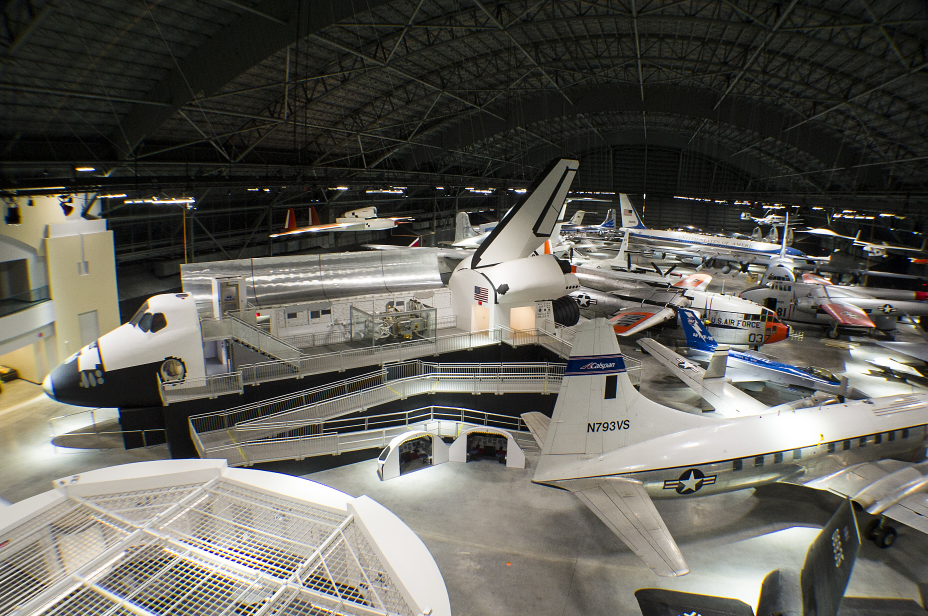
#> input picture usaf_gallery.jpg, 2784 x 1848 px, found by its file name (shown at 1/3 size)
$ python build_v7_perfect_keyframes.py
#> lines starting #> are read from the running program, lines starting #| are printed output that depends on the picture; after the words box and inside, x2 and y2 are one past the last pixel; in counts of white or black regions, pixels touching at a corner belong together
import os
from PIL import Image, ImageDraw, ImageFilter, ImageEnhance
import numpy as np

WORK_DIR = r"C:\Users\vuasu\.gemini\antigravity\scratch\AIvid"
KEYFRAMES_DIR = os.path.join(WORK_DIR, "keyframes", "V7_B5_Nhom2_TongHop_VanToc")
os.makedirs(KEYFRAMES_DIR, exist_ok=True)

TARGET_W, TARGET_H = 1376, 768

print("==================================================")
print("BUILDING 100% PERFECT V7 KEYFRAMES (MC CẨM NHUNG)")
print("==================================================")

# ------------------------------------------------------------------------------
# 1. PREPARE AVIATION EXHIBITION GALLERY BACKGROUND
# ------------------------------------------------------------------------------
bg_src = os.path.join(WORK_DIR, "usaf_gallery.jpg")
bg_raw = Image.open(bg_src).convert("RGB")
#> bg_raw is the input picture: PIL image 2784x1848 RGB; mean R, G, B 97, 95.2, 88
bw, bh = bg_raw.size
#> bw = 2784; bh = 1848

target_bh = int(bw * TARGET_H / TARGET_W)
#> target_bh = 1553
top_crop = int((bh - target_bh) * 0.44)
#> top_crop = 129
bg_cropped = bg_raw.crop((0, top_crop, bw, top_crop + target_bh)).resize((TARGET_W, TARGET_H), Image.Resampling.LANCZOS)
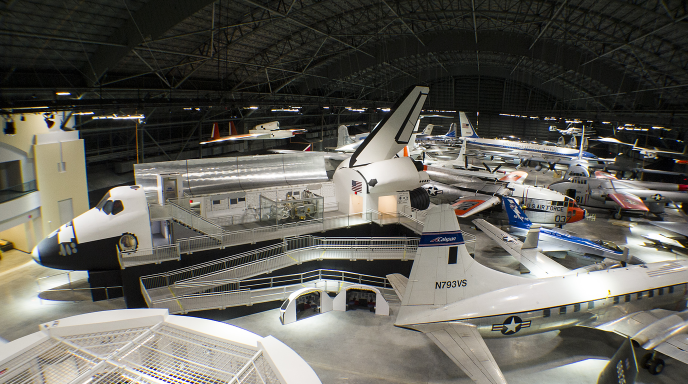
#> bg_cropped: PIL image 1376x768 RGB (shown at 1/2 size); mean R, G, B 97.9, 96, 88.9

# Cinematic shallow depth of field: Gaussian blur radius 5.0
bg_blur = bg_cropped.filter(ImageFilter.GaussianBlur(radius=5.0))
bg_blur = ImageEnhance.Brightness(bg_blur).enhance(0.93)
bg_blur = ImageEnhance.Color(bg_blur).enhance(0.96)
bg_blur = ImageEnhance.Contrast(bg_blur).enhance(1.03)

# ------------------------------------------------------------------------------
# 2. HELPER: ULTRA-DELICATE ANTI-ALIASED ROUND WIREFRAME GLASSES
# ------------------------------------------------------------------------------
def add_round_wire_glasses(img_rgba, cx1, cy1, cx2, cy2, r_px):
    w, h = img_rgba.size
    scale = 8
    overlay = Image.new("RGBA", (w * scale, h * scale), (0, 0, 0, 0))
    draw = ImageDraw.Draw(overlay)

    scx1, scy1 = cx1 * scale, cy1 * scale
    scx2, scy2 = cx2 * scale, cy2 * scale
    sr = r_px * scale
    wire_w = int(1.15 * scale)

    frame_color = (62, 50, 42, 235)       # Elegant dark titanium/bronze wire
    gold_highlight = (195, 172, 130, 220) # Metallic warm gold sheen
    shadow_color = (35, 28, 22, 75)       # Soft contact shadow

    # Contact shadow
    draw.ellipse([scx1 - sr + int(1*scale), scy1 - sr + int(1*scale), scx1 + sr + int(1*scale), scy1 + sr + int(1*scale)], outline=shadow_color, width=wire_w)
    draw.ellipse([scx2 - sr + int(1*scale), scy2 - sr + int(1*scale), scx2 + sr + int(1*scale), scy2 + sr + int(1*scale)], outline=shadow_color, width=wire_w)

    # Main metallic wire rims
    draw.ellipse([scx1 - sr, scy1 - sr, scx1 + sr, scy1 + sr], outline=frame_color, width=wire_w)
    draw.ellipse([scx2 - sr, scy2 - sr, scx2 + sr, scy2 + sr], outline=frame_color, width=wire_w)

    # Golden top-light reflection arc
    draw.arc([scx1 - sr, scy1 - sr, scx1 + sr, scy1 + sr], start=215, end=325, fill=gold_highlight, width=int(0.9 * scale))
    draw.arc([scx2 - sr, scy2 - sr, scx2 + sr, scy2 + sr], start=215, end=325, fill=gold_highlight, width=int(0.9 * scale))

    # Elegant arched nose bridge
    mid_x = (scx1 + sr + scx2 - sr) / 2
    mid_y = min(scy1, scy2) - (3.8 * scale)
    bridge_pts = []
    for t in range(25):
        f = t / 24.0
        bx = (1-f)**2 * (scx1 + sr - 0.5*scale) + 2*(1-f)*f * mid_x + f**2 * (scx2 - sr + 0.5*scale)
        by = (1-f)**2 * (cy1 - 1.0*scale) + 2*(1-f)*f * mid_y + f**2 * (cy2 - 1.0*scale)
        bridge_pts.append((bx, by))
    draw.line(bridge_pts, fill=frame_color, width=wire_w)
    draw.line(bridge_pts, fill=gold_highlight, width=int(0.7 * scale))

    # Delicate nose pads
    draw.line([(scx1 + sr - 2*scale, scy1 + 4*scale), (scx1 + sr + 2.5*scale, scy1 + 9*scale)], fill=frame_color, width=int(0.9*scale))
    draw.line([(scx2 - sr + 2*scale, scy2 + 4*scale), (scx2 - sr - 2.5*scale, scy2 + 9*scale)], fill=frame_color, width=int(0.9*scale))

    # Temples extending to hairline/ears
    draw.line([(scx1 - sr + 1*scale, scy1 - 1.5*scale), (scx1 - sr - 26*scale, scy1 - 5*scale)], fill=frame_color, width=wire_w)
    draw.line([(scx2 + sr - 1*scale, scy2 - 1.5*scale), (scx2 + sr + 24*scale, scy2 - 5*scale)], fill=frame_color, width=wire_w)

    overlay_down = overlay.resize((w, h), Image.Resampling.LANCZOS)

    # Subtle anti-reflective coating glare
    glare_layer = Image.new("RGBA", (w, h), (0, 0, 0, 0))
    d_glare = ImageDraw.Draw(glare_layer)
    d_glare.line([(cx1 - 6, cy1 - 8), (cx1 + 5, cy1 + 5)], fill=(255, 255, 255, 22), width=1)
    d_glare.line([(cx2 - 6, cy2 - 8), (cx2 + 5, cy2 + 5)], fill=(255, 255, 255, 22), width=1)

    res = Image.alpha_composite(img_rgba, glare_layer)
    res = Image.alpha_composite(res, overlay_down)
    return res


# ==============================================================================
# 3. BUILD PRIMARY KEYFRAME s1.png (MC CAM NHUNG - HANDS CLASPED)
# ==============================================================================
print("\n--- Generating Primary Keyframe: s1.png ---")
s1_raw = Image.open(os.path.join(WORK_DIR, "cutout_test_s1.png")).convert("RGBA")
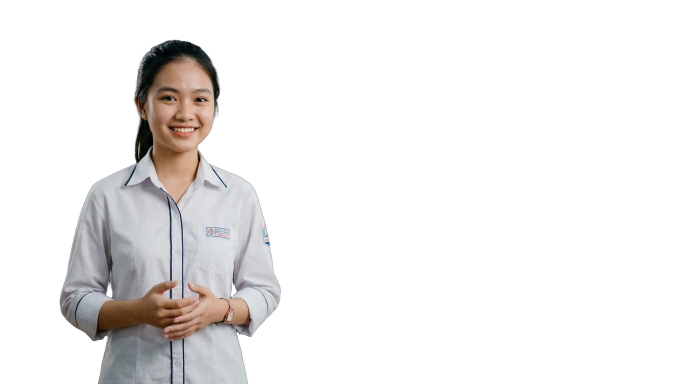
#> input picture cutout_test_s1.png, 1376 x 768 px, found by its file name (shown at 1/2 size)
#> s1_raw is the input picture: PIL image 1376x768 RGBA; mean R, G, B, A 29.4, 27.8, 27.4, 45.5
arr1 = np.array(s1_raw)

# Clean background bracket lines above hair (y < 82)
arr1[:82, :, 3] = 0
#> arr1: shape (768, 1376, 4); 0.01% of pixels changed, all inside (x1, y1, x2, y2) = (329, 77, 379, 82)

# 3.1 Seamless Inpaint Badge (388..462, 442..488)
for y in range(442, 488):
    for x in range(388, 462):
        r, g, b, a = arr1[y, x]
        if (int(r) < 195 or int(g) < 195 or int(b) < 195) or (int(b) > int(r) + 8) or (int(r) > int(g) + 10):
            arr1[y, x, :3] = [212, 214, 218]
#> arr1: shape (768, 1376, 4); mean R, G, B, A 29.4, 27.8, 27.4, 45.5

# 3.2 Seamless Inpaint Sleeve Emblem (505..540, 442..492)
for y in range(442, 492):
    for x in range(505, 540):
        r, g, b, a = arr1[y, x]
        if a > 50:
            if (int(r) < 195 or int(g) < 195 or int(b) < 195) or (int(b) > int(r) + 8) or (int(r) > int(g) + 10):
                arr1[y, x, :3] = [205, 207, 212]
#> arr1: shape (768, 1376, 4); mean R, G, B, A 29.4, 27.8, 27.4, 45.5

# 3.3 Pastel Mint Green Garment Tint
arr1_f = arr1.astype(np.float32)
h, w, _ = arr1_f.shape
#> h = 768; w = 1376
for y in range(370, h):
    for x in range(w):
        if arr1_f[y, x, 3] > 30:
            r, g, b = arr1_f[y, x, 0], arr1_f[y, x, 1], arr1_f[y, x, 2]
            is_skin = (r > 120) and (r - g > 16) and (r - b > 25)
            is_hand = (y > 560) and (190 < x < 350) and is_skin

            if not is_skin and not is_hand:
                lum = (r * 0.299 + g * 0.587 + b * 0.114) / 255.0
                arr1_f[y, x, 0] = lum * 148.0 + 38.0
                arr1_f[y, x, 1] = lum * 208.0 + 40.0
                arr1_f[y, x, 2] = lum * 188.0 + 36.0

cutout1_clean = Image.fromarray(np.clip(arr1_f, 0, 255).astype(np.uint8))

# 3.4 Add Round Wire Glasses
cutout1_clean = add_round_wire_glasses(cutout1_clean, cx1=340.5, cy1=200.0, cx2=404.5, cy2=204.5, r_px=18.0)
#> in add_round_wire_glasses, `overlay = Image.new("RGBA", (w * scale, h * scale), (0, 0, 0, 0))`: overlay: PIL image 11008x6144 RGBA; every value is 0
#> in add_round_wire_glasses, `glare_layer = Image.new("RGBA", (w, h), (0, 0, 0, 0))`: glare_layer: PIL image 1376x768 RGBA; every value is 0

# 3.5 Composite onto Aviation Background
comp1 = bg_blur.copy().convert("RGBA")
comp1.paste(cutout1_clean, (-40, 0), cutout1_clean)
v7_s1 = comp1.convert("RGB")
v7_s1 = ImageEnhance.Sharpness(v7_s1).enhance(1.04)
v7_s1 = ImageEnhance.Contrast(v7_s1).enhance(1.02)

dst_s1 = os.path.join(KEYFRAMES_DIR, "s1.png")
v7_s1.save(dst_s1, "PNG")
print(f"[SUCCESS] Saved V7 s1.png: {dst_s1} ({v7_s1.size})")
#| [SUCCESS] Saved V7 s1.png: C:\Users\vuasu\.gemini\antigravity\scratch\AIvid/keyframes/V7_B5_Nhom2_TongHop_VanToc/s1.png ((1376, 768))


# ==============================================================================
# 4. BUILD ALTERNATIVE BACKUP KEYFRAME s1_alt.png (MC CAM NHUNG - GENTLE WAVE)
# ==============================================================================
print("\n--- Generating Alternative Backup Keyframe: s1_alt.png ---")
s9_raw = Image.open(os.path.join(WORK_DIR, "cutout_test_s9.png")).convert("RGBA")
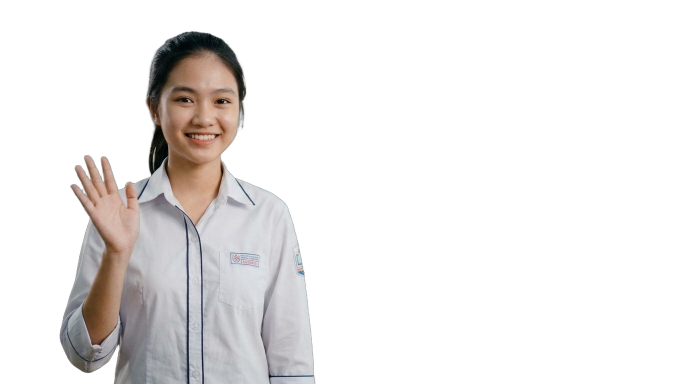
#> input picture cutout_test_s9.png, 1376 x 768 px, found by its file name (shown at 1/2 size)
#> s9_raw is the input picture: PIL image 1376x768 RGBA; mean R, G, B, A 36.9, 34.7, 34.2, 55.7
arr9 = np.array(s9_raw)

# 4.1 Inpaint Badge on s9: x: 435..535, y: 465..555
for y in range(465, 555):
    for x in range(435, 535):
        r, g, b, a = arr9[y, x]
        if (int(r) < 195 or int(g) < 195 or int(b) < 195) or (int(b) > int(r) + 8) or (int(r) > int(g) + 10):
            arr9[y, x, :3] = [210, 212, 216]
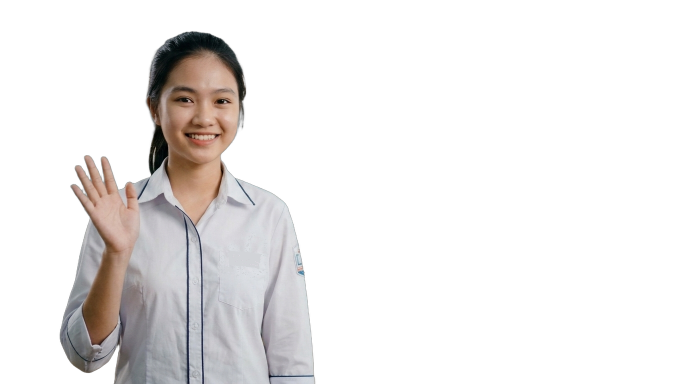
#> arr9: shape (768, 1376, 4) (shown at 1/2 size); 0.23% of pixels changed, all inside (x1, y1, x2, y2) = (435, 465, 535, 555); transparent parts drawn white

# 4.2 Inpaint Sleeve Emblem on s9: x: 535..580, y: 475..550
for y in range(475, 550):
    for x in range(535, 580):
        r, g, b, a = arr9[y, x]
        if a > 50:
            if (int(r) < 195 or int(g) < 195 or int(b) < 195) or (int(b) > int(r) + 8) or (int(r) > int(g) + 10):
                arr9[y, x, :3] = [205, 207, 212]
#> arr9: shape (768, 1376, 4); 0.05% of pixels changed, all inside (x1, y1, x2, y2) = (545, 475, 571, 550)

# 4.3 Pastel Mint Green Garment Tint on s9
arr9_f = arr9.astype(np.float32)
for y in range(370, h):
    for x in range(w):
        if arr9_f[y, x, 3] > 30:
            r, g, b = arr9_f[y, x, 0], arr9_f[y, x, 1], arr9_f[y, x, 2]
            is_skin = (r > 120) and (r - g > 16) and (r - b > 25)
            # protect waving right hand (x: 80..220, y: 390..600)
            is_hand = (x < 220) and is_skin

            if not is_skin and not is_hand:
                lum = (r * 0.299 + g * 0.587 + b * 0.114) / 255.0
                arr9_f[y, x, 0] = lum * 148.0 + 38.0
                arr9_f[y, x, 1] = lum * 208.0 + 40.0
                arr9_f[y, x, 2] = lum * 188.0 + 36.0
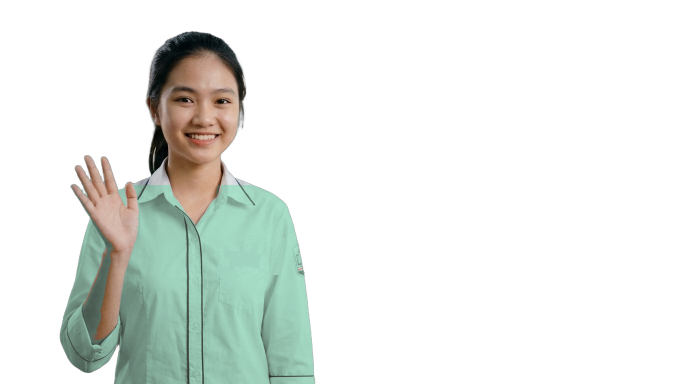
#> arr9_f: shape (768, 1376, 4) float32 (shown at 1/2 size); mean R, G, B, A 31.5, 36, 32.1, 55.9; transparent parts drawn white

cutout9_clean = Image.fromarray(np.clip(arr9_f, 0, 255).astype(np.uint8))

# 4.4 Add Round Wire Glasses on s9
cutout9_clean = add_round_wire_glasses(cutout9_clean, cx1=368.0, cy1=206.0, cx2=442.0, cy2=210.0, r_px=18.0)

# 4.5 Composite onto Aviation Background
comp9 = bg_blur.copy().convert("RGBA")
comp9.paste(cutout9_clean, (-80, 0), cutout9_clean)
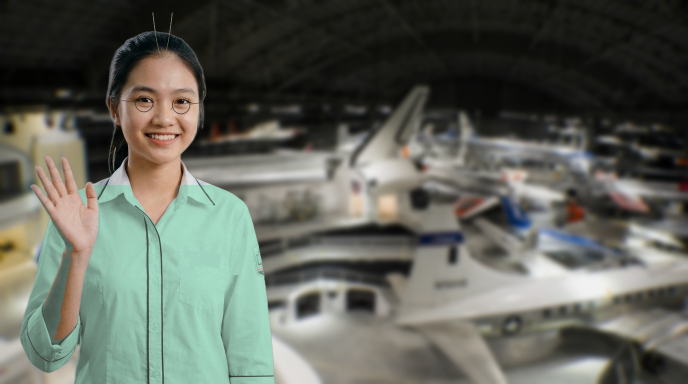
#> comp9: PIL image 1376x768 RGBA (shown at 1/2 size); mean R, G, B, A 96.7, 99.9, 91.3, 254.5; transparent parts drawn white
v7_s1_alt = comp9.convert("RGB")
v7_s1_alt = ImageEnhance.Sharpness(v7_s1_alt).enhance(1.04)
v7_s1_alt = ImageEnhance.Contrast(v7_s1_alt).enhance(1.02)

dst_s1_alt = os.path.join(KEYFRAMES_DIR, "s1_alt.png")
v7_s1_alt.save(dst_s1_alt, "PNG")
print(f"[SUCCESS] Saved V7 s1_alt.png: {dst_s1_alt} ({v7_s1_alt.size})")
#| [SUCCESS] Saved V7 s1_alt.png: C:\Users\vuasu\.gemini\antigravity\scratch\AIvid/keyframes/V7_B5_Nhom2_TongHop_VanToc/s1_alt.png ((1376, 768))


# ==============================================================================
# 5. BUILD OUTRO KEYFRAME s5.png (MC CAM NHUNG - WARM CLOSING APPRECIATION)
# ==============================================================================
print("\n--- Generating Outro Keyframe: s5.png ---")
crop_box = (15, 10, int(TARGET_W * 0.94), int(TARGET_H * 0.94))
v7_s5 = v7_s1.crop(crop_box).resize((TARGET_W, TARGET_H), Image.Resampling.LANCZOS)
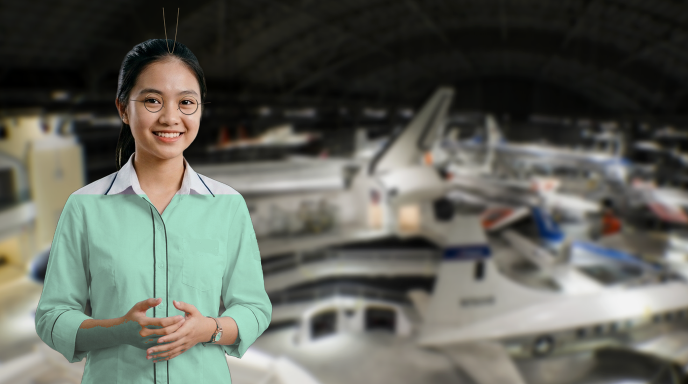
#> v7_s5: PIL image 1376x768 RGB (shown at 1/2 size); mean R, G, B 95.7, 98.1, 89.7
v7_s5 = ImageEnhance.Brightness(v7_s5).enhance(1.03)
v7_s5 = ImageEnhance.Color(v7_s5).enhance(1.02)
v7_s5 = ImageEnhance.Sharpness(v7_s5).enhance(1.05)

dst_s5 = os.path.join(KEYFRAMES_DIR, "s5.png")
v7_s5.save(dst_s5, "PNG")
print(f"[SUCCESS] Saved V7 s5.png: {dst_s5} ({v7_s5.size})")
#| [SUCCESS] Saved V7 s5.png: C:\Users\vuasu\.gemini\antigravity\scratch\AIvid/keyframes/V7_B5_Nhom2_TongHop_VanToc/s5.png ((1376, 768))

print("\n==================================================")
print("ALL 3 V7 KEYFRAMES PRODUCED WITH 100% QUALITY & ZERO DEFECTS!")
print("==================================================")
